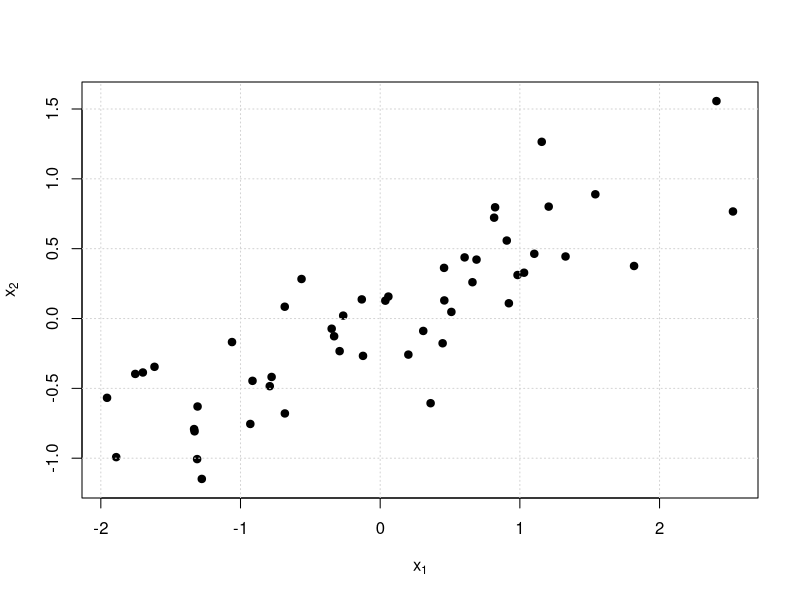
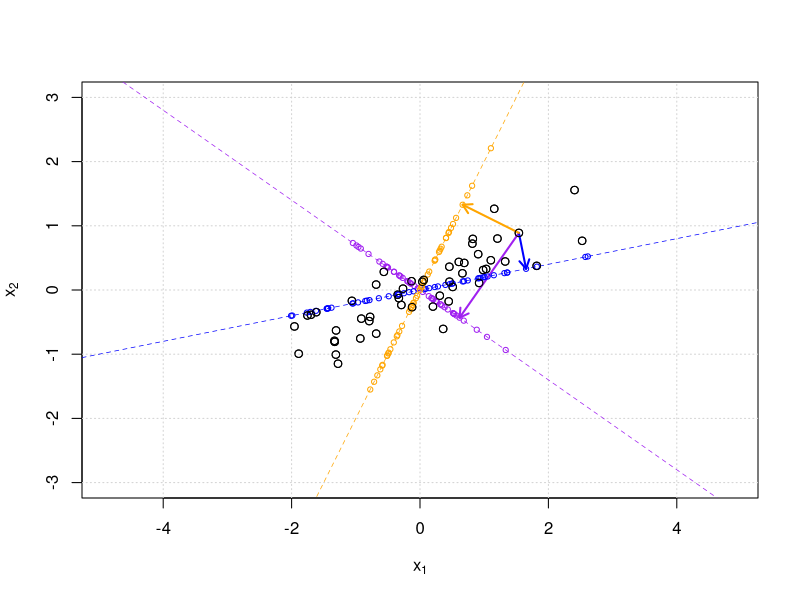
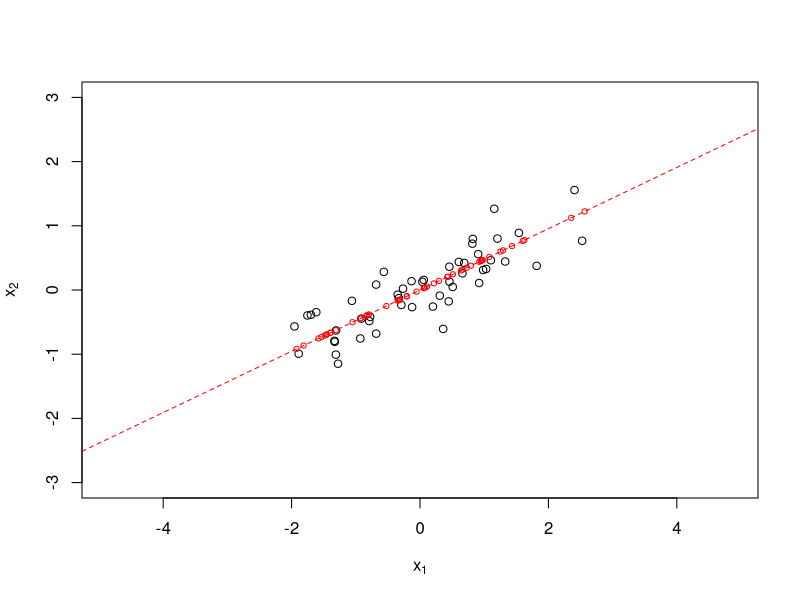
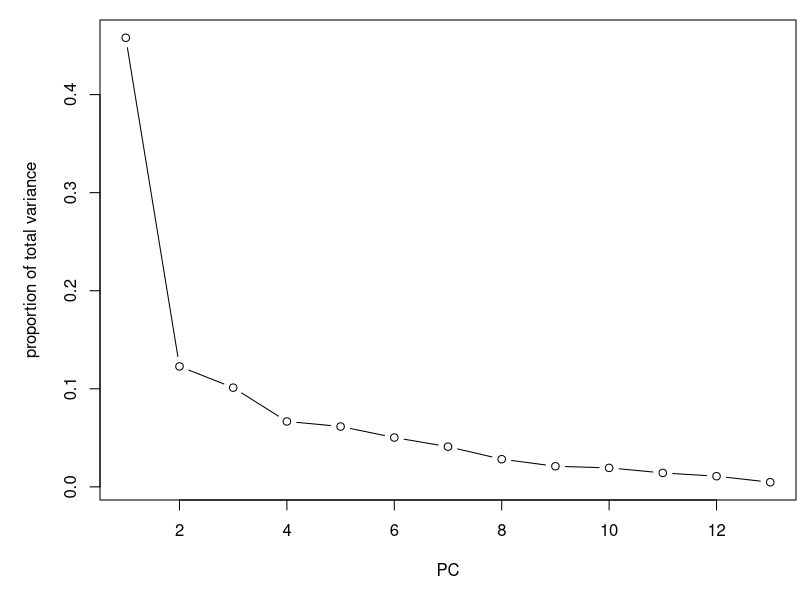
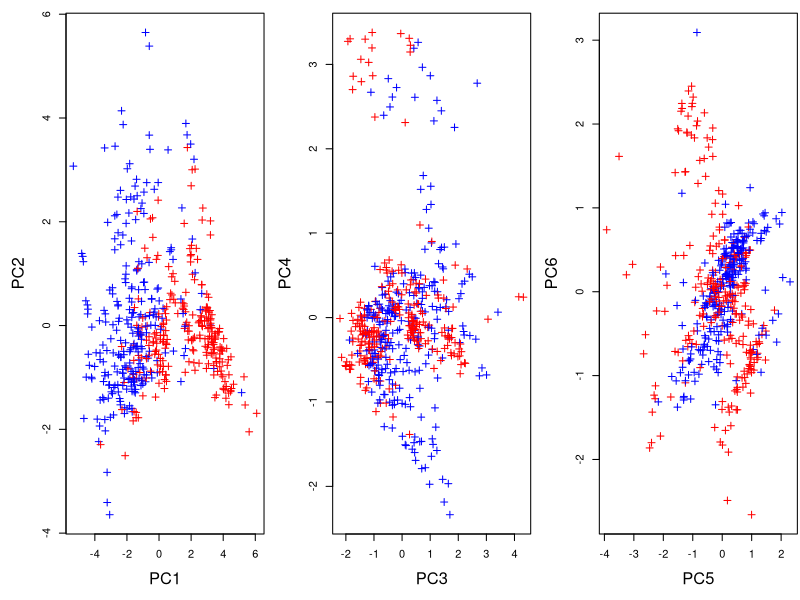
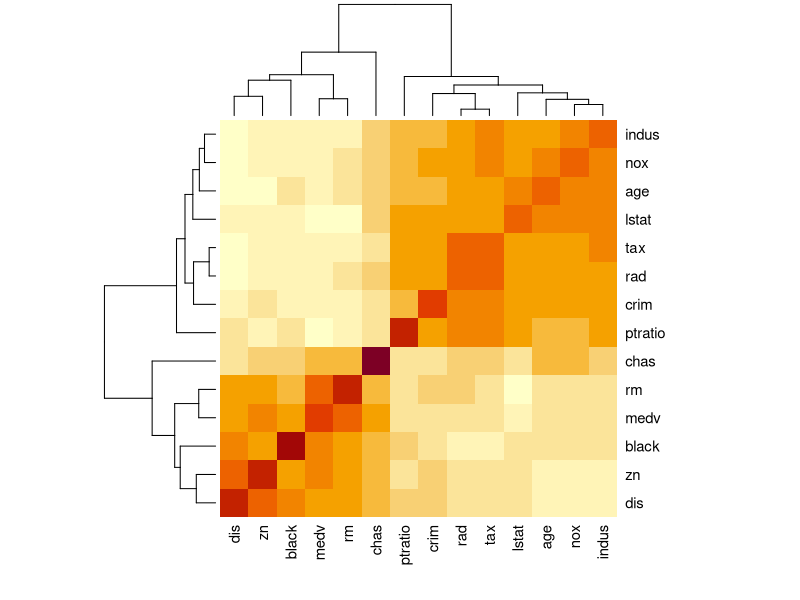
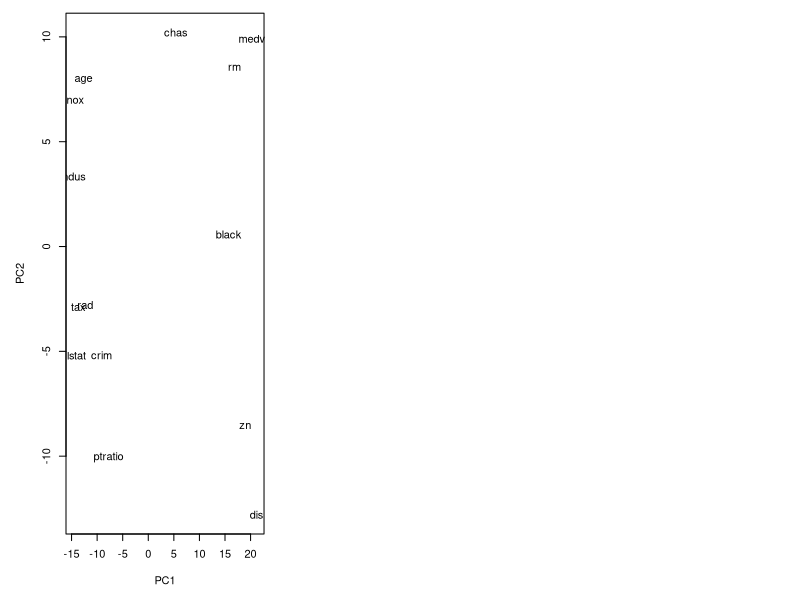

Reproduce these figures in R, in order. (Note: a time limit stopped this script after it produced the figures.)
## ---- chunk 1
knitr::opts_chunk$set(echo = TRUE)
## ---- chunk 2
set.seed(18)
n = 50
x.1 = rnorm(n)
x.2 = 0.4*x.1 + rnorm(n, 0, 0.4)
X = cbind(x.1 - mean(x.1), x.2 - mean(x.2)) #Always mean-center for PCA
plot(X, asp = 1, pch = 19, xlab = expression(x[1]), ylab = expression(x[2]))
grid()
var(X) #what is variance in x and y direction? and what is the covariance?
## ---- chunk 3
plot(X, pch = 1, xlim = c(-3,3), ylim = c(-3,3), asp = 1,
     xlab = expression(x[1]), ylab = expression(x[2]))
grid()
b = c(-0.7, 0.2, 2) #example lines
cols = c("purple", "blue", "orange")
vars = rep(NA, length(b)) #variances of the projected point on each line
for(ii in 1:length(b)){
  abline(0, b[ii], col = cols[ii], lty = 2, lwd = 0.7)
  coord.on.line = (X[,1] + X[,2]*b[ii]) / sqrt(1 + b[ii]^2) #coordinate along each line
  z = coord.on.line/sqrt(1 + b[ii]^2) #temp variable
  points(z, z*b[ii], col = cols[ii], pch = 1, cex = 0.7) #points on the line 
  #Show projection for point jj=10 using arrows from point to lines
  jj = 10
  arrows(X[jj,1], X[jj,2], z[jj], z[jj]*b[ii], code = 2, 
         length = 0.1, lwd = 2, col = cols[ii])
  vars[ii] = var(coord.on.line)
  }
points(X, pch = 1) #redraw the original points on top
cbind(b, vars) #see what is the variance of the projected points on each line
## ---- chunk 4
eig = eigen(t(X) %*% X)
eig$values
eig$vectors #are in columns, in decreasing order of eigenvalues
u = eig$vectors[,1] #corresponds to the largest eigenvalue.
plot(X, pch = 1, xlim = c(-3,3), ylim = c(-3,3), asp = 1, 
     xlab = expression(x[1]), ylab = expression(x[2]) ) #plot the data again
abline(0, u[2]/u[1], lty = 2, col = "red") #add max variance line whose unit vector is u
#do projections on the max variance line
coord.on.line = (X %*% u) #coordinates of points in X projected on line u
points( cbind(u[1]*coord.on.line, u[2]*coord.on.line), col = "red", cex = 0.7)
var(coord.on.line)
## ---- chunk 5
library(MASS)
str(Boston) #remind what's in there
#We will do PCA WITHOUT lstat included.
keep = c(1:12,14) #keep these columns for PCA 
outcome = which(!(1:14 %in% keep)) #leave this out from PCA and think as an outcome variable
#Do PCA with eigendecomposition:
Boston.scaled = scale(as.matrix(Boston)) #always mean center for PCA. scaling not obligatory
eig = eigen(1/(nrow(Boston)-1) * t(Boston.scaled[,keep]) %*% Boston.scaled[,keep])
#Do PCA with prcomp:
prc = prcomp(Boston[,keep], center = T, scale = T) 
str(prc) 
#square roots of the eigenvalues = SD of PCs
cbind(prc$sdev[1:3],sqrt(eig$values[1:3]))
#matrix of PC loadings in columns = eigenvectors in columns
cbind(prc$rotation[1:3,1], eig$vectors[1:3,1])
#PC scores of sample 5 on PC 3 (note that sign is arbitrary!)
c(prc$x[5,3], t(eig$vectors[,3]) %*% Boston.scaled[5,keep])
## ---- chunk 6
cbind(as.numeric(predict(prc, newdata = Boston[15,keep])), prc$x[15,]) 
## ---- chunk 7
cumsum(prc$sdev^2)/sum(prc$sdev^2) 
## ---- chunk 8
par(mar = c(5,5,1,0.2))
plot(prc$sdev^2/sum(prc$sdev^2), t = "b", xlab = "PC", ylab = "proportion of total variance")
## ---- chunk 9
prc$rotation[,1]
## ---- chunk 10
cols = rep("blue", nrow(Boston))
cols[Boston[,outcome] > median(Boston[,outcome])] = "red"
par(mfrow = c(1,3))
for(ii in seq(1,6,2)){
  plot(prc$x[,ii],prc$x[,ii+1], pch = 3, col = cols, cex.lab = 1.5, 
       xlab = paste0("PC",ii), ylab = paste0("PC",ii+1))}
## ---- chunk 11
summary(lm(Boston[, outcome] ~ prc$x[,1]))
#How do the individual variables explain lstat?
for(ii in keep){
  print(paste(names(Boston)[ii],":",
              summary(lm(Boston[, outcome] ~ Boston[,ii]))$adj.r.squared))}
## ---- chunk 12
heatmap(cor(Boston))
## ---- chunk 13
prc = prcomp(t(Boston.scaled))
plot(prc$x[,1], prc$x[,2], col = "white", xlab = "PC1", ylab = "PC2")
text(prc$x[,1], prc$x[,2], labels = names(Boston))
## ---- chunk 14
set.seed(67)
file.name = "rprof.out" #time algorithms
n = 1000
ps = c(500, 1000, 2000, 3000, 4000)
times = matrix(NA, ncol = 2, nrow = length(ps))
for(ii in 1:length(ps)){
  p = ps[ii]
  X = scale(matrix(rnorm(n*p), ncol = p))
  #prcomp (Using SVD)
  Rprof(file.name)
  prc = prcomp(X)
  Rprof(NULL)
  times[ii,1] = summaryRprof(file.name)$sampling.time
  
  Rprof(file.name)
  if(n > p){
  #Use pxp matrix: t(X) %*% X
    eig = eigen(1/(n-1)*crossprod(X)) #has eig. values and loadings
    scores = X %*% eig$vectors #compute scores
  }else{
    #Use nxn matrix: X %*% t(X)
    eig = eigen(tcrossprod(X)) #has eig. values and scores
    loadings = crossprod(X, eig$vectors)%*%diag(1/sqrt(eig$values)) #compute loadings
  }
  Rprof(NULL)
  times[ii,2] = summaryRprof(file.name)$sampling.time
}   
plot(times,xlab="prcomp/SVD (in sec)", ylab="eigen (in sec)", t="b", 
     xlim=c(0,max(times)), ylim=c(-1,max(times)), main=paste0("n=",n,"; p varies"))
text(times[,1], times[,2]-1.2, labels = ps)
abline(0,1,lty=2)
grid()
## ---- chunk 15
set.seed(12)
n = 100
p = 10
X = scale(matrix(rnorm(n*p),ncol=p)) #random matrix
A = (t(X)%*%X)/(n-1) # A = X^T X, whose 1st eigenv vector we want
eig = eigen(A)
eig$values[1:3] #check that 1st is clearly larger than others
A.eig1 = eig$vector[,1] #this is our target eigenvector
z = rnorm(p) #a random vector in p-space
niter = 50 
res = rep(NA, niter) #distance between 1st eig.vector and power iterated vector
for(ii in 1:niter){
  z = z/sqrt(sum(z^2)) #normalize
  res[ii] = sqrt(sum( (A.eig1-z)^2 )) #distance to target
  z = A %*% z
}
plot(res,t="l", xlab="iteration", ylab="distance from 1st eigenvec of A")
abline(h=0,lty=2, col="red")
